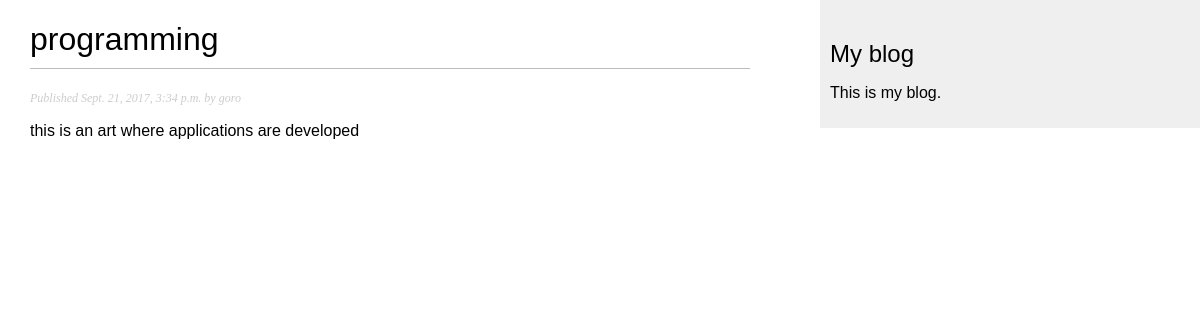
Screenshot of /blog/2017/09/21/programmer/ with the database file from the repository.
### blog/models.py (models this page shows, shortened)
class Post(models.Model):
    STATUS_CHOICES = (
        ('draft', 'Draft'),
        ('published', 'Published'),
    )
    title = models.CharField(max_length=250)
    slug = models.SlugField(max_length=250,
                    unique_for_date='publish')
    author = models.ForeignKey(User,
                    related_name='blog_posts')
    body = models.TextField()
    publish = models.DateTimeField(default=timezone.now)
    created = models.DateTimeField(auto_now_add=True)
    updated = models.DateTimeField(auto_now=True)
    status = models.CharField(max_length=10,
                    choices=STATUS_CHOICES,
                    default='draft')
    class Meta:
        ordering = ('-publish',)
    objects = models.Manager() # The default manager.
    published = PublishedManager() # Our custom manager.

### blog/views.py (the view)
def post_detail(request, year, month, day, post):
    post = get_object_or_404(Post, slug=post,
                                    status='published',
                                    publish__year=year,
                                    publish__month=month,
                                    publish__day=day)
    return render(request,
                    'blog/post/detail.html',
                    {'post': post})

### blog/templates/blog/post/detail.html (shortened to what this page needs)
{% extends "blog/base.html" %}
{% block content %}
<h1>{{ post.title }}</h1>
    <p class="date">
    Published {{ post.publish }} by {{ post.author }}
    </p>
{{ post.body|linebreaks }}
{% endblock %}

### blog/static/css/blog.css (style rules this page uses)
body { margin:0; padding:0; font-family:helvetica, sans-serif; }
h1 { font-weight:normal; border-bottom:1px solid #bbb; padding:0 0 10px 0; }
p.date { color:#ccc; font-family: georgia, serif; font-size: 12px; font-style: italic; }

### rows the page displays
Post: title "programming", publish "Sept. 21, 2017, 3:34 p.m.", author "goro", body "this is an art where applications are developed"
